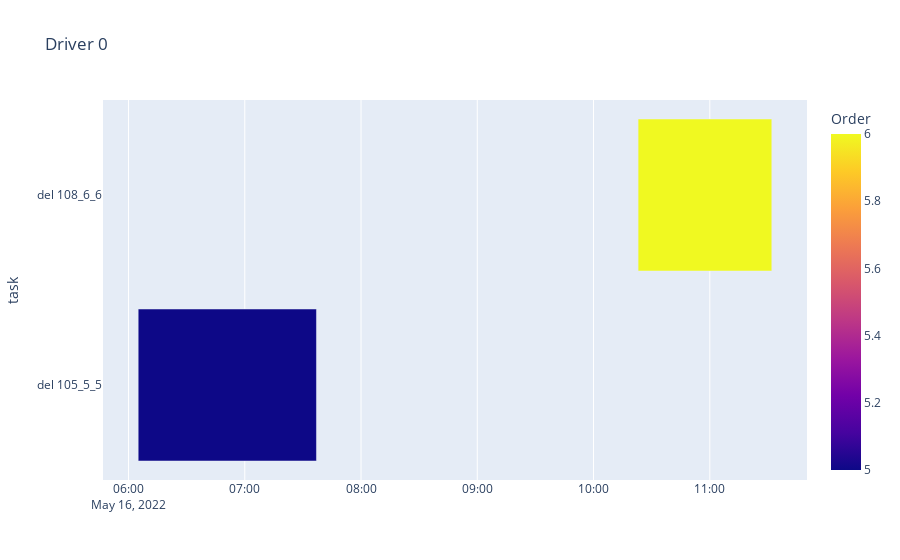
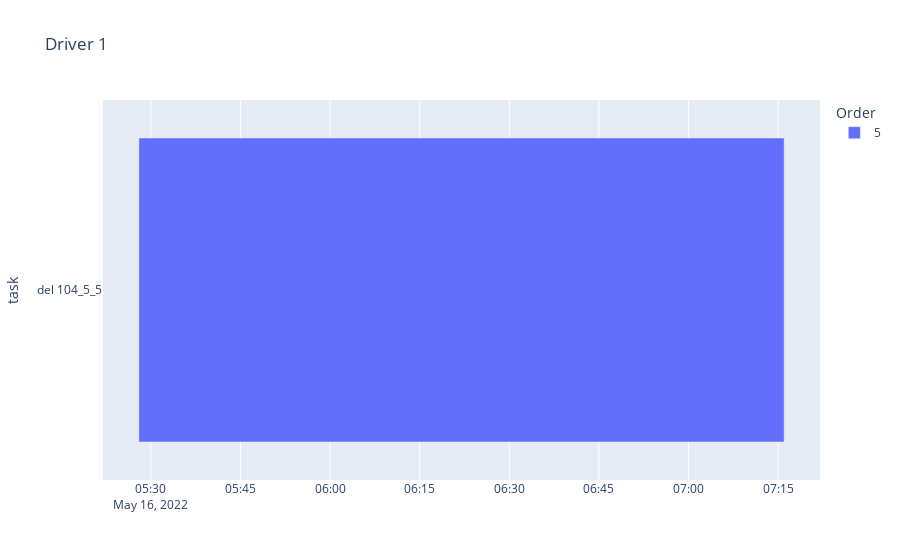
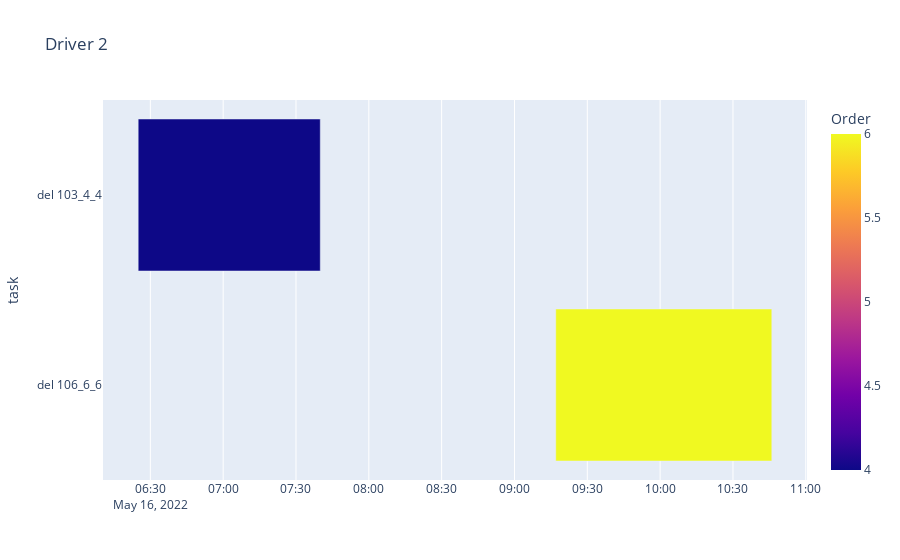
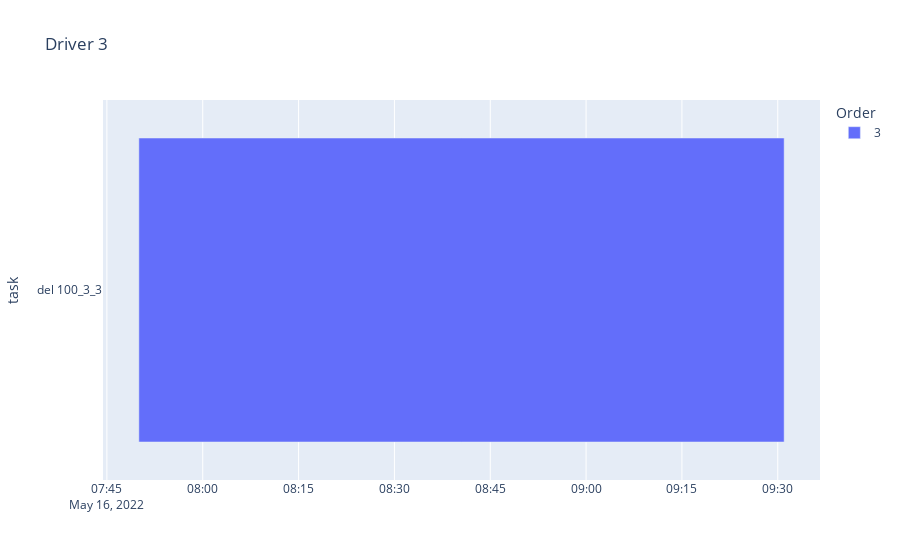

Notebook code for these charts, in order:
### Code cell
import importlib
importlib.reload(gantt)
gantt.showGanttDriver(df)

### Figure 1 — Plotly figure (JSON) as saved in the notebook; plotly's stock layout.template omitted (floating-point values rounded to 4 significant figures)
{"data": [{"alignmentgroup": "True", "base": ["2022-05-16 10:23:00", "2022-05-16 6:05:00"], "hovertemplate": "startLoad=%{base}<br>endUnload=%{x}<br>task=%{y}<br>Order=%{marker.color}<extra></extra>", "legendgroup": "", "marker": {"color": [6, 5], "coloraxis": "coloraxis", "pattern": {"shape": ""}}, "name": "", "offsetgroup": "", "orientation": "h", "showlegend": false, "textposition": "auto", "type": "bar", "x": [4140000, 5520000], "xaxis": "x", "y": ["del 108_6_6", "del 105_5_5"], "yaxis": "y"}], "layout": {"barmode": "overlay", "coloraxis": {"colorbar": {"title": {"text": "Order"}}, "colorscale": [[0, "#0d0887"], [0.1111, "#46039f"], [0.2222, "#7201a8"], [0.3333, "#9c179e"], [0.4444, "#bd3786"], [0.5556, "#d8576b"], [0.6667, "#ed7953"], [0.7778, "#fb9f3a"], [0.8889, "#fdca26"], [1, "#f0f921"]]}, "legend": {"tracegroupgap": 0}, "title": {"text": "Driver 0"}, "xaxis": {"anchor": "y", "domain": [0, 1], "type": "date"}, "yaxis": {"anchor": "x", "autorange": "reversed", "domain": [0, 1], "title": {"text": "task"}}}}

### Figure 2 — Plotly figure (JSON) as saved in the notebook; plotly's stock layout.template omitted (floating-point values rounded to 4 significant figures)
{"data": [{"alignmentgroup": "True", "base": ["2022-05-16 5:28:00"], "hovertemplate": "Order=5<br>startLoad=%{base}<br>endUnload=%{x}<br>task=%{y}<extra></extra>", "legendgroup": "5", "marker": {"color": "#636efa", "pattern": {"shape": ""}}, "name": "5", "offsetgroup": "5", "orientation": "h", "showlegend": true, "textposition": "auto", "type": "bar", "x": [6480000], "xaxis": "x", "y": ["del 104_5_5"], "yaxis": "y"}], "layout": {"barmode": "overlay", "legend": {"title": {"text": "Order"}, "tracegroupgap": 0}, "title": {"text": "Driver 1"}, "xaxis": {"anchor": "y", "domain": [0, 1], "type": "date"}, "yaxis": {"anchor": "x", "autorange": "reversed", "domain": [0, 1], "title": {"text": "task"}}}}

### Figure 3 — Plotly figure (JSON) as saved in the notebook; plotly's stock layout.template omitted (floating-point values rounded to 4 significant figures)
{"data": [{"alignmentgroup": "True", "base": ["2022-05-16 6:25:00", "2022-05-16 9:17:00"], "hovertemplate": "startLoad=%{base}<br>endUnload=%{x}<br>task=%{y}<br>Order=%{marker.color}<extra></extra>", "legendgroup": "", "marker": {"color": [4, 6], "coloraxis": "coloraxis", "pattern": {"shape": ""}}, "name": "", "offsetgroup": "", "orientation": "h", "showlegend": false, "textposition": "auto", "type": "bar", "x": [4500000, 5340000], "xaxis": "x", "y": ["del 103_4_4", "del 106_6_6"], "yaxis": "y"}], "layout": {"barmode": "overlay", "coloraxis": {"colorbar": {"title": {"text": "Order"}}, "colorscale": [[0, "#0d0887"], [0.1111, "#46039f"], [0.2222, "#7201a8"], [0.3333, "#9c179e"], [0.4444, "#bd3786"], [0.5556, "#d8576b"], [0.6667, "#ed7953"], [0.7778, "#fb9f3a"], [0.8889, "#fdca26"], [1, "#f0f921"]]}, "legend": {"tracegroupgap": 0}, "title": {"text": "Driver 2"}, "xaxis": {"anchor": "y", "domain": [0, 1], "type": "date"}, "yaxis": {"anchor": "x", "autorange": "reversed", "domain": [0, 1], "title": {"text": "task"}}}}

### Figure 4 — Plotly figure (JSON) as saved in the notebook; plotly's stock layout.template omitted (floating-point values rounded to 4 significant figures)
{"data": [{"alignmentgroup": "True", "base": ["2022-05-16 7:50:00"], "hovertemplate": "Order=3<br>startLoad=%{base}<br>endUnload=%{x}<br>task=%{y}<extra></extra>", "legendgroup": "3", "marker": {"color": "#636efa", "pattern": {"shape": ""}}, "name": "3", "offsetgroup": "3", "orientation": "h", "showlegend": true, "textposition": "auto", "type": "bar", "x": [6060000], "xaxis": "x", "y": ["del 100_3_3"], "yaxis": "y"}], "layout": {"barmode": "overlay", "legend": {"title": {"text": "Order"}, "tracegroupgap": 0}, "title": {"text": "Driver 3"}, "xaxis": {"anchor": "y", "domain": [0, 1], "type": "date"}, "yaxis": {"anchor": "x", "autorange": "reversed", "domain": [0, 1], "title": {"text": "task"}}}}
